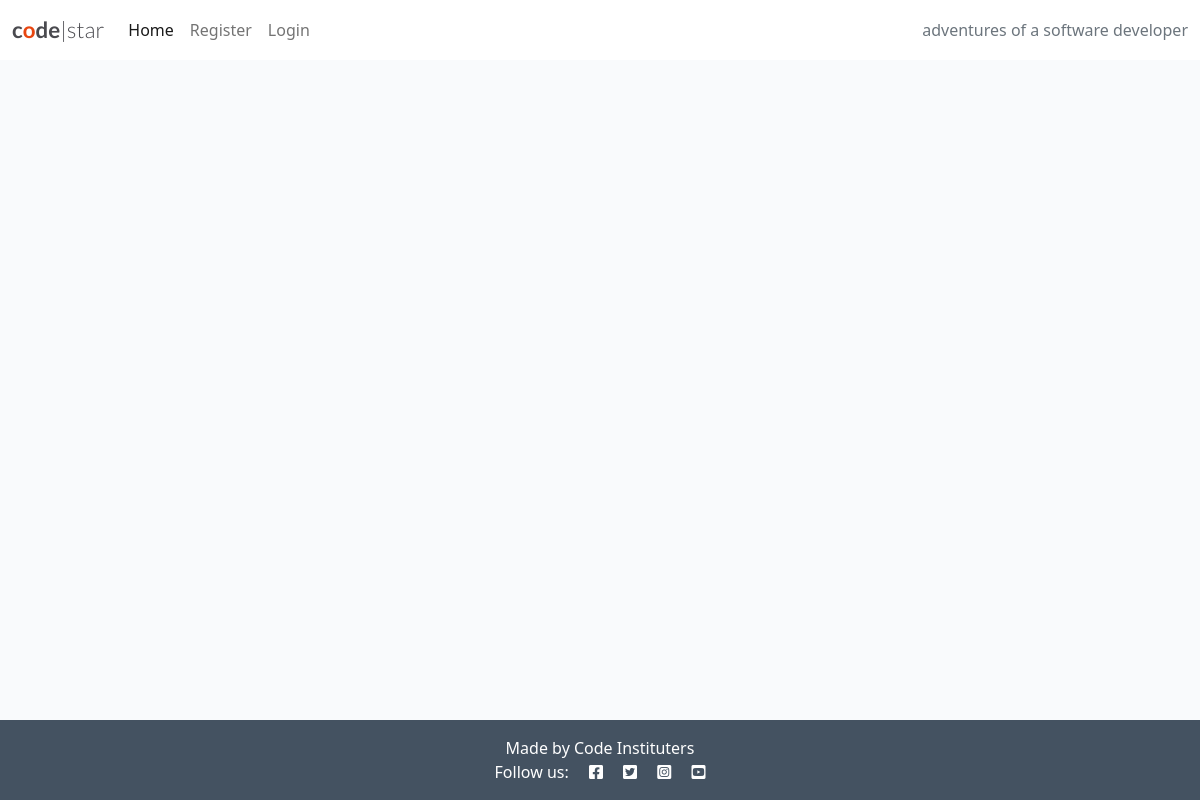
The app's page /, older data.
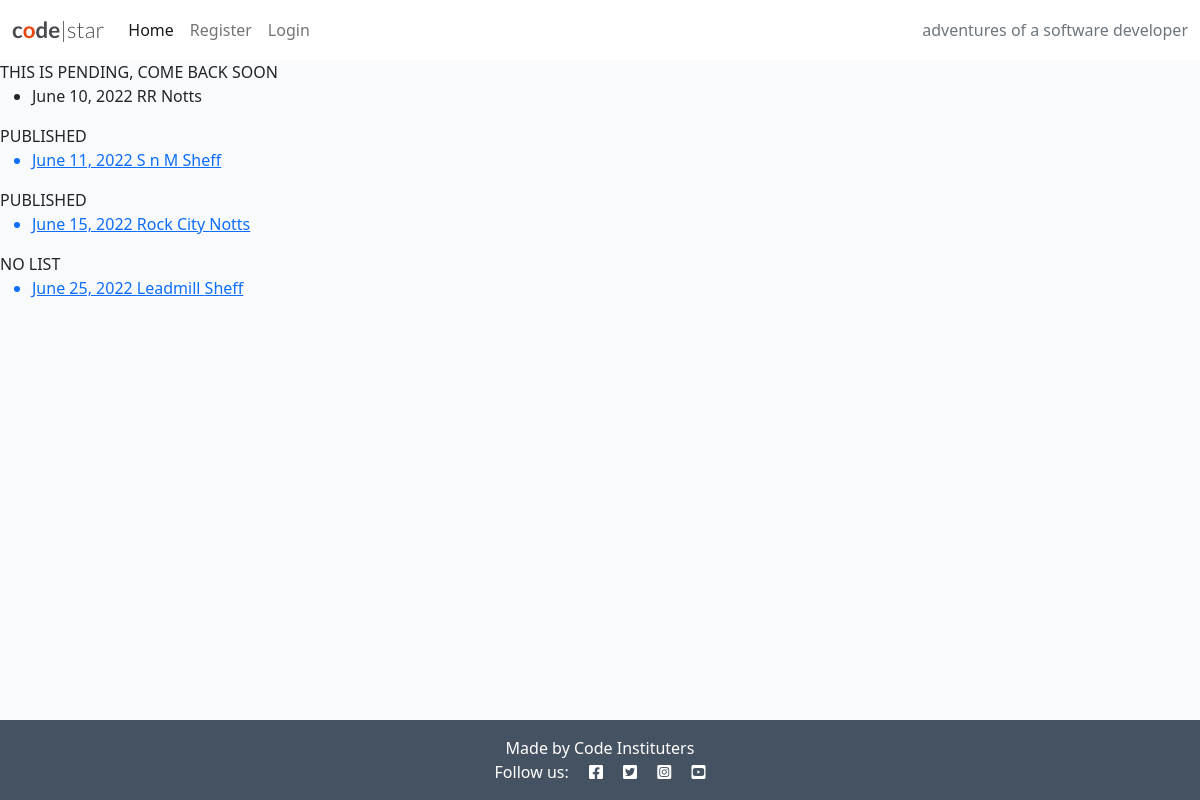
The same page, newer data.
### home/models.py (models this page shows, shortened)
class Gig(models.Model):
    date = models.DateField(auto_now_add=False, auto_now=False, blank=True, null=True)
    venue = models.ForeignKey('setlist.Venue', on_delete=models.CASCADE, null=True)
    featured_image = CloudinaryField('image', default='placeholder')

### setlist/models.py (models this page shows)
class Venue(models.Model):
    name = models.CharField(max_length=200)
    city = models.CharField(max_length=200)
    def __str__(self):
        return self.name

### home/views.py (the view)
# urls.py: path('', views.gigs, name='index'),
def gigs(request):
    gigs = Gig.objects.all().order_by('date')
    context = {
        'gigs': gigs,
    }
    return render(request, 'index.html', context)

### home/templates/index.html (shortened to what this page needs)
{% extends 'base.html' %}
{% block content %}
{% for gig in gigs %}
    {% if gig.setlist_gig.status == 0 %}
        THIS IS PENDING, COME BACK SOON
        <ul>
            <li>{{ gig.date }} {{ gig.venue }} {{ gig.venue.city}}</li>
        </ul>
    {% elif gig.setlist_gig.status == 1 %}
    PUBLISHED
        <ul>
            <a href="/setlist/setlist-detail/{{ gig.id }}"><li>{{ gig.date }} {{ gig.venue }} {{ gig.venue.city }}</li></a>
        </ul>
    {% else %}
    NO LIST
        <ul>
            <a href="/setlist/add/{{ gig.id }}"><li>{{ gig.date }} {{ gig.venue }} {{ gig.venue.city }}</li></a>
        </ul>
    {% endif %}
{% endfor %}
{% endblock %}

### templates/base.html (shortened to what this page needs)
{% load static %}
<!DOCTYPE html>
<html class="h-100">
<head>
    <link rel="stylesheet" href="https://cdnjs.cloudflare.com/ajax/libs/font-awesome/5.15.3/css/all.min.css">
    <link href="https://cdn.jsdelivr.net/npm/bootstrap@5.0.1/dist/css/bootstrap.min.css" rel="stylesheet"
>
    <link rel="stylesheet" href="{% static '/css/style.css' %}">
</head>
<body class="d-flex flex-column h-100 main-bg">
    <nav class="navbar navbar-expand-lg navbar-light bg-white">
        <div class="container-fluid">
            <a class="navbar-brand" href="#"><span class="brand">c<span class="red-o">o</span>de<span
                        class="thin">|star</span></span></span></a>
            <div class="collapse navbar-collapse" id="navbarText">
                <ul class="navbar-nav me-auto mb-2 mb-lg-0">
                    <li class="nav-item">
                        <a class="nav-link active" aria-current="page" href="{% url 'index' %}">Home</a>
                    </li>
                    {% if user.is_authenticated %}
                        <li class="nav-item">
                            <a class="nav-link" href="{% url 'account_logout' %}">Logout</a>
                        </li>
                    {% else %}
                        <li class="nav-item">
                            <a class="nav-link" href="{% url 'account_signup' %}">Register</a>
                        </li>
                        <li class="nav-item">
                            <a class="nav-link" href="{% url 'account_login' %}">Login</a>
                        </li>
                    {% endif %}
                </ul>
                <span class="navbar-text text-muted">
                    adventures of a software developer
                </span>
            </div>
        </div>
    </nav>
    <main class="flex-shrink-0 main-bg">
        {% block content %}{% endblock content %}
    </main>
    <footer class="footer mt-auto py-3 dark-bg">
        <p class="m-0 text-center text-white">Made by Code Instituters</p>
        <p class="m-0 text-center text-white">Follow us: <i class="fab fa-facebook-square ms-3"></i>
            <i class="fab fa-twitter-square ms-3"></i>
            <i class="fab fa-instagram-square ms-3"></i>
            <i class="fab fa-youtube-square ms-3"></i></p>
    </footer>
</body>
</html>

### static/css/style.css (style rules this page uses)
body { background-color: #F9FAFC; }
.brand { font-family: Lato, sans-serif; font-size: 1.4rem; font-weight: 700; color: #4A4A4F; }
.red-o { color: #E84610; }
.thin { font-weight: 300; }
.dark-bg { background-color: #445261; }
.main-bg { background-color: #F9FAFC; }

Row changes from the older to the newer data that the page shows:
added Gig: date "June 10, 2022", venue "RR", venue.city "Notts"
added Gig: date "June 11, 2022", venue "S n M", venue.city "Sheff"
added Gig: date "June 15, 2022", venue "Rock City", venue.city "Notts"
added Gig: date "June 25, 2022", venue "Leadmill", venue.city "Sheff"
